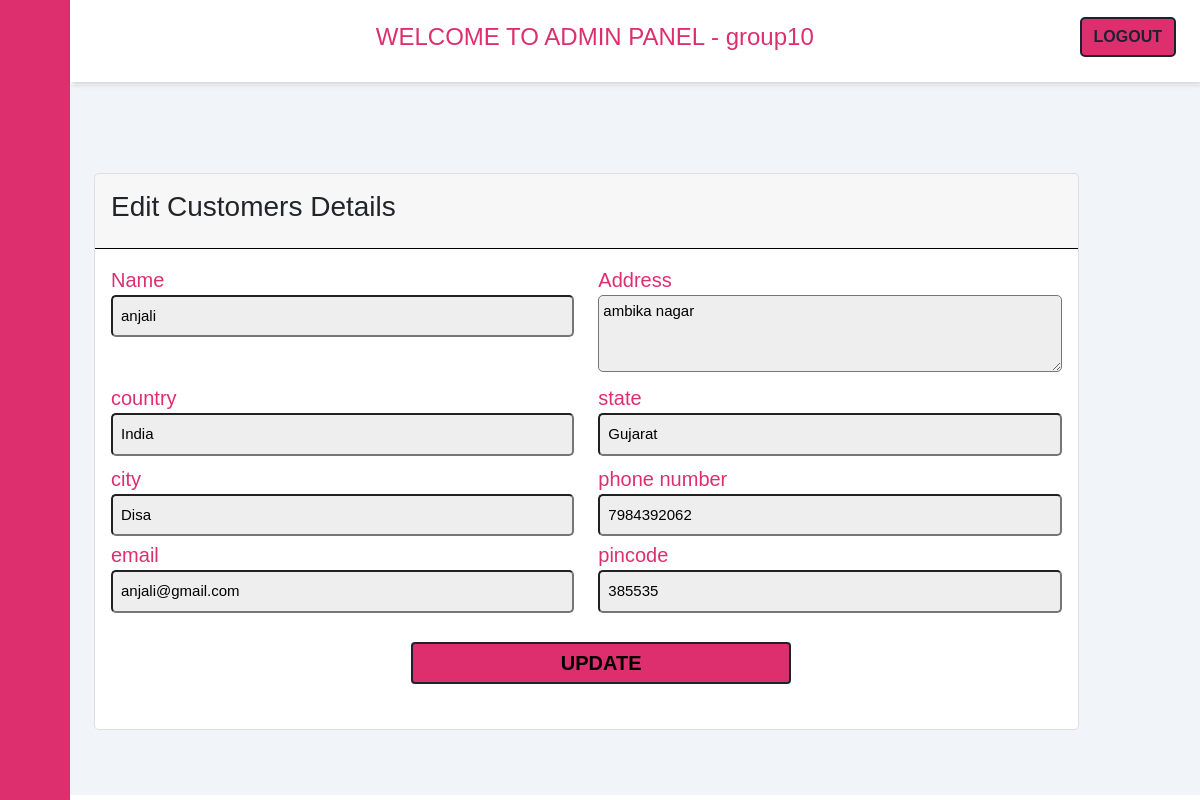
Page /admin/edit_customer.php?id=1 (signed in) on the committed database.
### tables this page shows
CREATE TABLE `cust_tbl` (
  `cust_id` int(5) NOT NULL,
  `cust_name` varchar(30) NOT NULL,
  `address` text NOT NULL,
  `country` varchar(30) NOT NULL,
  `state` varchar(30) NOT NULL,
  `city` varchar(30) NOT NULL,
  `phoneno` bigint(10) NOT NULL,
  `email` varchar(50) NOT NULL,
  `pincode` int(6) NOT NULL,
  `password` varchar(100) NOT NULL
);

### admin/edit_customer.php (the view, shortened to what this page needs)
<!DOCTYPE html>
<html lang="en">
<head>
    <link href="https://cdn.jsdelivr.net/npm/bootstrap@5.0.2/dist/css/bootstrap.min.css" rel="stylesheet">
    <link rel="stylesheet" href="../css/adminpanel.css?v=<?php echo time(); ?>">
    <link rel="stylesheet" href="https://maxst.icons8.com/vue-static/landings/line-awesome/line-awesome/1.3.0/css/line-awesome.min.css">
</head>
<body>
<?php require('adminpanel.php'); ?>
<div class="main-content">
<main>
    <div class="recent-grid">
        <div class="projects">
            <div class="card">
                <div class="card-header">
                    <h3>Edit Customers Details</h3>
                </div>
                <div class="card-body">
                    <?php
                        $id=$_GET['id'];
                        $query = "SELECT * FROM `cust_tbl` WHERE cust_id='$id'";
                        $query_run = mysqli_query($conn,$query);
                        if(mysqli_num_rows($query_run)>0)
                        {
                        foreach($query_run as $row)
                        {
                    ?>
                    <form action="" method="POST">
                        <div class="row">
                            <div class="col-md-6 mb-1">
                                <label for="">Name</label>
                                <input type="text" name="cust_name" value="<?php echo $row['cust_name']; ?>" class="fotm-control">
                            </div>
                            <div class="col-md-6 mb-1">
                                <label for="">Address</label>
                                <textarea name="address" cols="20" rows="3"><?php echo $row['address']; ?></textarea>
                            </div>
                            <div class="col-md-6 mb-2">
                                <label for="">country</label>
                                <input type="text" name="country" value="<?php echo $row['country']; ?>" class="fotm-control">
                            </div>
                            <div class="col-md-6 mb-1">
                                <label for="">state</label>
                                <input type="text" name="state" value="<?php echo $row['state']; ?>" class="fotm-control">
                            </div>
                            <div class="col-md-6 mb-1">
                                <label for="">city</label>
                                <input type="text" name="city" value="<?php echo $row['city']; ?>" class="fotm-control">
                            </div>
                            <div class="col-md-6 mb-1">
                                <label for="">phone number</label>
                                <input type="text" name="phoneno" pattern="[0-9]{10}" value="<?php echo $row['phoneno']; ?>" class="fotm-control">
                            </div>
                            <div class="col-md-6 mb-1">
                                <label for="">email</label>
                                <input type="text" name="email" value="<?php echo $row['email']; ?>" class="fotm-control">
                            </div>
                            <div class="col-md-6 mb-1">
                                <label for="">pincode</label>
                                <input type="text" name="pincode" pattern="[0-9]{6}" value="<?php echo $row['pincode']; ?>" class="fotm-control">
                            </div>
                            <div class="col-md-12 mb-1">
                                <button type="submit" name="update" class="btn">UPDATE</button>
                            </div>
                        </div>
                    </form>
                    <?php
                                    }
                                    }
                                    else
                                    {
                                ?>
                                <h4>No record found</h4>
                                <?php
                                    }
                                ?>
                </div>
            </div>
        </div>
    </div>
</main>
</div>
</body>
</html>

### css/adminpanel.css (style rules this page uses)
:root { --main-color: #DD2F6E; --color-dark: #1D2231; --text-grey: #8390A2; }
* { padding: 0; margin: 0; box-sizing: border-box; list-style-type: none; text-decoration: none; font-family: 'Poppins', sans-serif; }
.main-content { transition: margin-left 300ms; margin-left: 345px; }
main { margin-top: 85px; padding: 2rem 1.5rem; background: #f1f5f9; min-height: calc(100vh - 90px); }
.recent-grid { margin-top: 3.5rem; display: grid; grid-gap: 2rem; grid-template-columns: 91% auto; }
.card { background: #fff; border-radius: 5px; }
.card-header, .card-body { padding: 1rem; }
.card-header { display: flex; justify-content: space-between; align-items: center; border-bottom: 1px solid black; }
@media only screen and (max-width: 1200px) { .main-content { margin-left: 70px; } }
.row div input { width: 100%; padding: 8px; font-size: 15px; background: #eee; border-radius: 5px; }
.row div textarea { width: 100%; padding: 4px; font-size: 15px; background: #eee; border-radius: 5px; }
.row div label { font-size: 20px; color: #DD2F6E; }
.row .btn { width: 40%; padding: 4px; background: var(--main-color); color: black; border: 2px solid var(--color-dark); text-transform: capitalize; margin: 25px 300px; font-weight: 600; font-size: 20px; cursor: pointer; }

### rows in the picture
cust_tbl: cust_name "anjali", address "ambika nagar", country "India", state "Gujarat", city "Disa", phoneno "7984392062", email "anjali@gmail.com", pincode "385535"

### other values in the picture
$_SESSION['adminloginid'] "group10"
